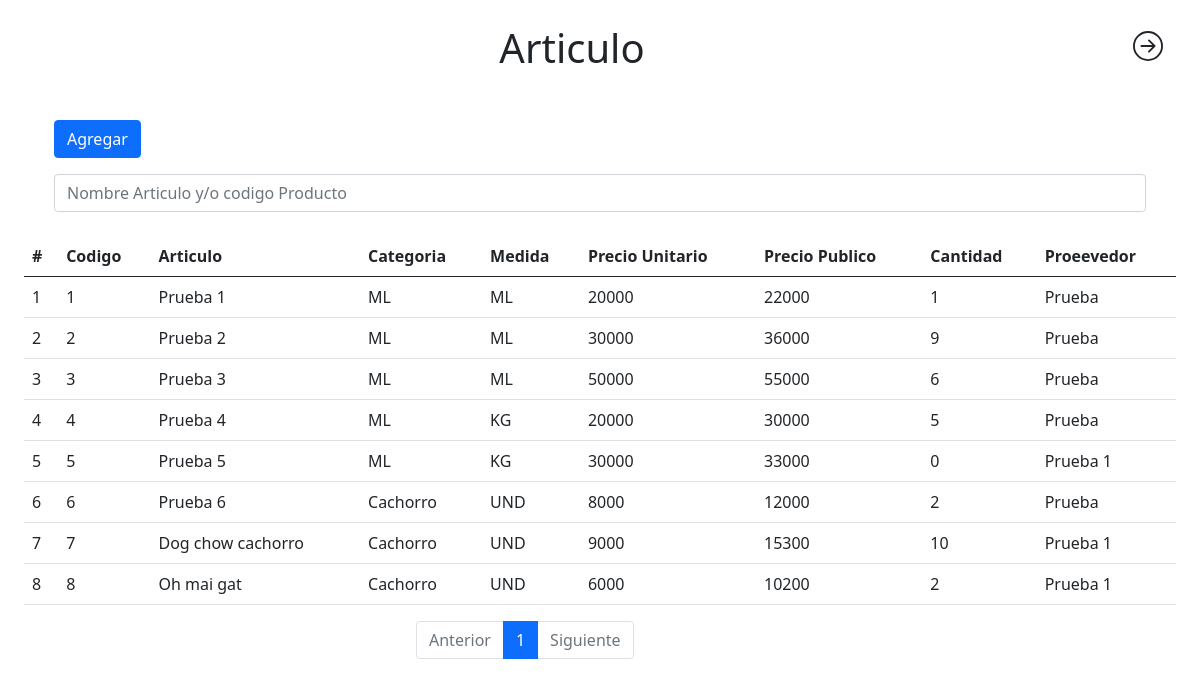
Screenshot of /index.php?action=articulo&pagina=1 (signed in) with the database file from the repository.
### tables this page shows
CREATE TABLE `articulos` (
  `id_articulo` int(11) NOT NULL,
  `id_categoria` int(11) NOT NULL,
  `id_proeevedor` int(11) NOT NULL,
  `iva` int(11) NOT NULL,
  `codigo_producto` int(11) NOT NULL,
  `nombre_producto` varchar(200) NOT NULL,
  `id_medida` int(11) NOT NULL,
  `precio_unitario` int(11) NOT NULL,
  `cantidad_producto` int(11) NOT NULL,
  `valor_producto_iva` int(11) NOT NULL
);

CREATE TABLE `categoria` (
  `id_categoria` int(11) NOT NULL,
  `categoria` varchar(40) NOT NULL
);

CREATE TABLE `medida` (
  `id_medida` int(11) NOT NULL,
  `medida` varchar(50) NOT NULL
);

CREATE TABLE `proeevedor` (
  `id_proeevedor` int(11) NOT NULL,
  `nit_proeevedor` varchar(11) NOT NULL,
  `nombre_proeevedor` varchar(100) NOT NULL,
  `telefono_proeevedor` int(11) NOT NULL,
  `direccion_proeevedor` varchar(200) NOT NULL
);

### controllers/controladorViews.php (called while the page is built)
<?php
class controladorViews
{
	function cargarTemplate()
	{
		include 'Views/template.php';
	}
	public function enlacesPaginaControlador()
	{
		if (isset($_GET['action'])) {
			if (isset($_SESSION['validar'])) {
				$enlace = $_GET['action'];
			} else {
				$enlace = 'ingresar';
			}
		} else {
			if (isset($_SESSION['validar'])) {
				$enlace = 'inicio';
			} else {
				$enlace = 'ingresar';
			}
		}
		$pagina = new modeloViews();
		$respuesta = $pagina->enlacePagina($enlace);
		include($respuesta);
	}
}
?>

### index.php (called while the page is built, shortened)
<?php
require_once 'controllers/controladorViews.php';
require_once 'controllers/controladorArticulo.php';
require_once 'Models/conexion.php';
require_once 'Models/modeloArticulo.php';
$views = new controladorViews();
$views->cargarTemplate();
?>

### controllers/controladorArticulo.php (called while the page is built, shortened)
<?php
class ControladorArticulo
{
    function listarArticuloControlador($pagina, $articulo)
    {
        $lis = new ModeloArticulo();
        if (isset($_POST['buscar'])) {
            if ($_POST['buscar'] != null) {
                $dato = $_POST['buscar'];
                $res = $lis->listarArticuloModelo($dato, '');
                return $res;
            } else {
                $dato = $_POST['buscar'];
                $res = $lis->listarArticuloModelo($dato, '');
                return $res;
            }
        } else {
            $inial = ($pagina - 1) * $articulo;
            $lim = array(
                'proeevedor' => null,
                'pagina' => $inial,
                'limit' => 10
            );
            $res = $lis->listarArticuloModelo('', $lim);
            return $res;
        }
    }
}

### Models/conexion.php (called while the page is built)
<?php
class Conexion{
    public function conectar(){
		$pdo = new PDO("mysql:host=localhost;dbname=inventario","root","");
		return $pdo;
	}
}
?>

### Models/modeloArticulo.php (called while the page is built, shortened)
<?php
require_once 'conexion.php';
class ModeloArticulo
{
    public $tabla = 'articulos';
    function listarArticuloModelo($dato, $LIM)
    {
        if ($dato != null) {
            $sql = "SELECT * FROM $this->tabla INNER JOIN proeevedor ON articulos.id_proeevedor = proeevedor.id_proeevedor INNER JOIN categoria ON articulos.id_categoria = categoria.id_categoria INNER JOIN medida ON medida.id_medida = articulos.id_medida WHERE articulos.codigo_producto like ? OR articulos.nombre_producto like ?";
        } else {
            $sql = "SELECT * FROM $this->tabla INNER JOIN proeevedor ON articulos.id_proeevedor = proeevedor.id_proeevedor INNER JOIN categoria ON articulos.id_categoria = categoria.id_categoria INNER JOIN medida ON medida.id_medida = articulos.id_medida LIMIT ?,?";
        }
        try {
            $conn = new Conexion();
            $stms = $conn->conectar()->prepare($sql);
            if ($dato != null) {
                $dato = '%' . $dato . '%';
                $stms->bindParam(1, $dato, PDO::PARAM_STR);
                $stms->bindParam(2, $dato, PDO::PARAM_STR);
            } else {
                $stms = $conn->conectar()->prepare($sql);
                $stms->bindParam(1, $LIM['pagina'], PDO::PARAM_INT);
                $stms->bindParam(2, $LIM['limit'], PDO::PARAM_INT);
            }
            if ($stms->execute()) {
                return $stms->fetchAll();
            } else {
                return [];
            }
        } catch (PDOException $e) {
            print_r($e->getMessage());
        }
    }
}

### Views/Moduls/articulo.php (the view, shortened to what this page needs)
<?php
$conn = new ControladorArticulo();
$con = $conn->contarDatosArticuloControlador();
$limtPagina = 10;
$pagina = $con[0]['COUNT(id_articulo)'] / $limtPagina;
$pagina = ceil($pagina);
$lis = new ControladorArticulo();
if (isset($_GET['pagina'])) {
    $res = $lis->listarArticuloControlador($_GET['pagina'], $limtPagina);
}
?>
<h1 style="text-align: center;">Articulo</h1>
<div class="container mt-5">
    <div class="row">
        <div class="col">
            <a href="agregarArticulo" class="btn btn-primary">Agregar</a>
            <form method="post" class="mt-3">
                <input type="text" class="form-control" name="buscar" placeholder="Nombre Articulo y/o codigo Producto">
            </form>
        </div>
    </div>
</div>
<table class="table mt-4">
    <thead>
        <tr>
            <th>#</th>
            <th>Codigo</th>
            <th>Articulo</th>
            <th>Categoria</th>
            <th>Medida</th>
            <th>Precio Unitario</th>
            <th>Precio Publico</th>
            <th>Cantidad</th>
            <th>Proeevedor</th>
        </tr>
    </thead>
    <tbody>
        <?php
        if (isset($_GET['pagina'])) {
            foreach ($res as $key => $value) {
                ?>
                <tr>
                    <td>
                        <?php echo $value['id_articulo'] ?>
                    </td>
                    <td>
                        <?php echo $value['codigo_producto'] ?>
                    </td>
                    <td>
                        <?php echo $value['nombre_producto'] ?>
                    </td>
                    <td>
                        <?php echo $value['categoria'] ?>
                    </td>
                    <td>
                        <?php echo $value['medida'] ?>
                    </td>
                    <td>
                        <?php echo $value['precio_unitario'] ?>
                    </td>
                    <td>
                        <?php echo $value['valor_producto_iva'] ?>
                    </td>
                    <td>
                        <?php echo $value['cantidad_producto'] ?>
                    </td>
                    <td>
                        <?php echo $value['nombre_proeevedor'] ?>
                    </td>
                </tr>
                <?php
            }
        }
        ?>
    </tbody>
</table>
<?php if (!isset($_POST['buscar'])) { ?>
    <div class="row">
        <div class="col-sm-4"></div>
        <div class="col">
            <nav aria-label="Page navigation example">
                <ul class="pagination">
                    <li class="page-item <?php echo $_GET['pagina'] <= 1 ? 'disabled' : '' ?>"><a class="page-link"
                            href="index.php?action=articulo&pagina=<?php echo $_GET['pagina'] - 1 ?>">Anterior</a></li>
                    <?php for ($i = 0; $i < $pagina; $i++): ?>
                        <li class="page-item <?php if ($_GET['pagina'] == $i + 1) {
                            print 'active';
                        } ?>"><a class="page-link" href="index.php?action=articulo&pagina=<?php echo $i + 1 ?>">
                                <?php echo $i + 1 ?>
                            </a></li>
                    <?php endfor ?>
                    <li class="page-item <?php echo $_GET['pagina'] >= $pagina ? 'disabled' : '' ?>"><a class="page-link"
                            href="index.php?action=articulo&pagina=<?php echo $_GET['pagina'] + 1 ?>">Siguiente</a></li>
                </ul>
            </nav>
        </div>
    </div>
<?php } ?>

### rows the page displays
articulos: id_articulo "1", codigo_producto "1", nombre_producto "Prueba 1", id_categoria.categoria "ML", id_medida.medida "ML", precio_unitario "20000", valor_producto_iva "22000", cantidad_producto "1", id_proeevedor.nombre_proeevedor "Prueba"
articulos: id_articulo "2", codigo_producto "2", nombre_producto "Prueba 2", id_categoria.categoria "ML", id_medida.medida "ML", precio_unitario "30000", valor_producto_iva "36000", cantidad_producto "9", id_proeevedor.nombre_proeevedor "Prueba"
articulos: id_articulo "3", codigo_producto "3", nombre_producto "Prueba 3", id_categoria.categoria "ML", id_medida.medida "ML", precio_unitario "50000", valor_producto_iva "55000", cantidad_producto "6", id_proeevedor.nombre_proeevedor "Prueba"
articulos: id_articulo "4", codigo_producto "4", nombre_producto "Prueba 4", id_categoria.categoria "ML", id_medida.medida "KG", precio_unitario "20000", valor_producto_iva "30000", cantidad_producto "5", id_proeevedor.nombre_proeevedor "Prueba"
articulos: id_articulo "5", codigo_producto "5", nombre_producto "Prueba 5", id_categoria.categoria "ML", id_medida.medida "KG", precio_unitario "30000", valor_producto_iva "33000", cantidad_producto "0", id_proeevedor.nombre_proeevedor "Prueba 1"
articulos: id_articulo "6", codigo_producto "6", nombre_producto "Prueba 6", id_categoria.categoria "Cachorro", id_medida.medida "UND", precio_unitario "8000", valor_producto_iva "12000", cantidad_producto "2", id_proeevedor.nombre_proeevedor "Prueba"
articulos: id_articulo "7", codigo_producto "7", nombre_producto "Dog chow cachorro", id_categoria.categoria "Cachorro", id_medida.medida "UND", precio_unitario "9000", valor_producto_iva "15300", cantidad_producto "10", id_proeevedor.nombre_proeevedor "Prueba 1"
articulos: id_articulo "8", codigo_producto "8", nombre_producto "Oh mai gat", id_categoria.categoria "Cachorro", id_medida.medida "UND", precio_unitario "6000", valor_producto_iva "10200", cantidad_producto "2", id_proeevedor.nombre_proeevedor "Prueba 1"
